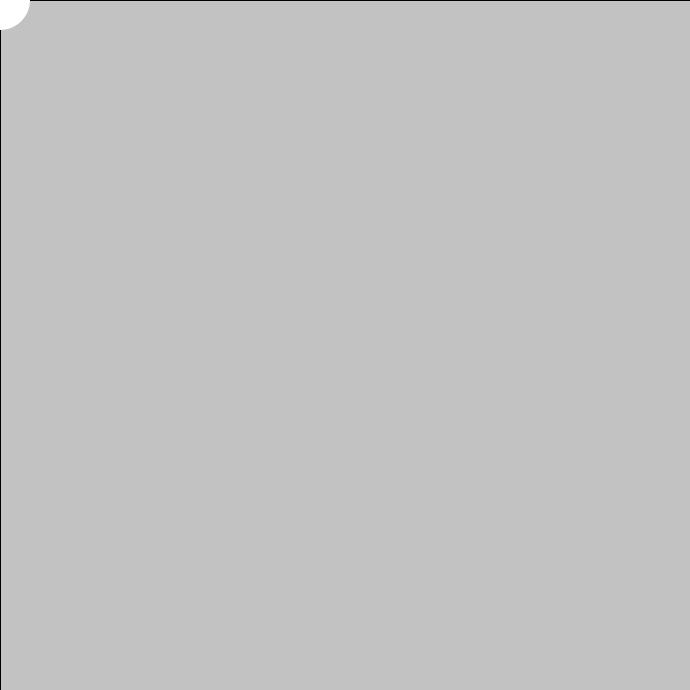
Frame 1 (no input)
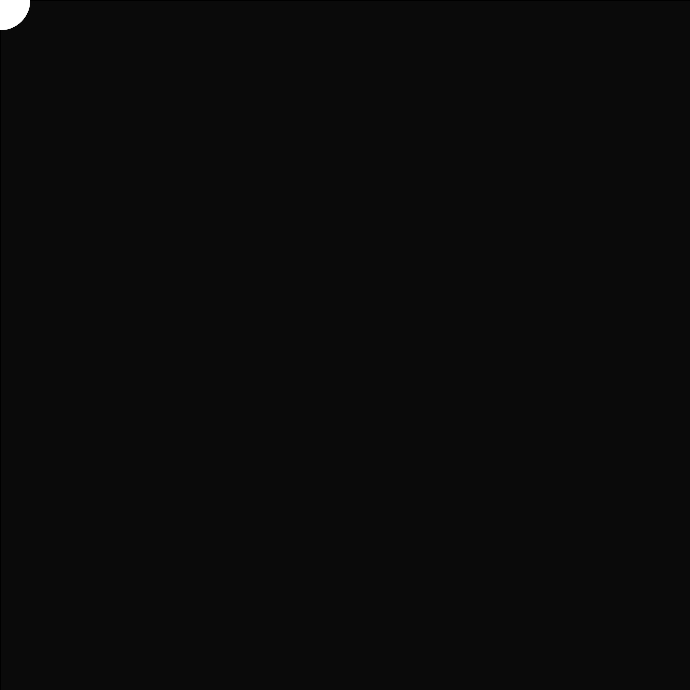
Frame 60 (the mouse pressed at the canvas centre just before this capture)
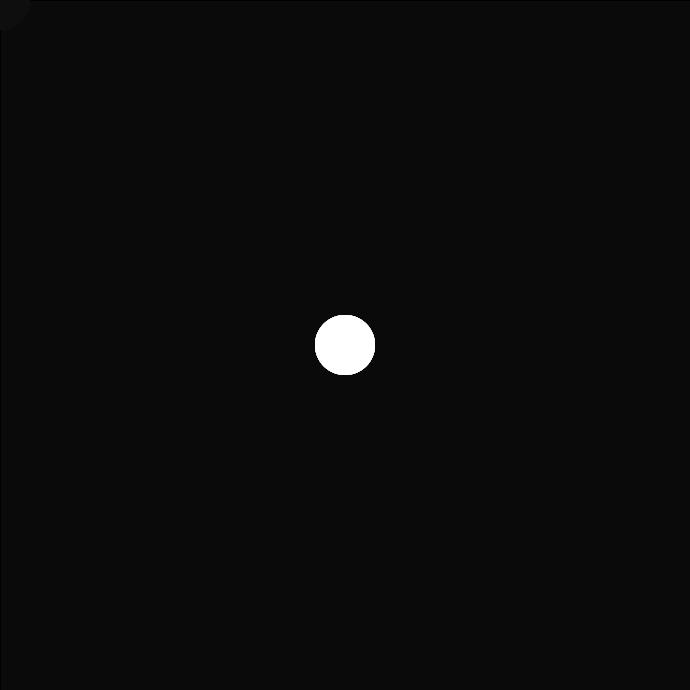
Frame 120 (the mouse held since frame 60 and released just before this capture)

The Processing sketch that drew these frames (run headless with seeded random() and noise(); from frame 60 on, the mouse is pressed at the canvas centre):

// Processing sketch: processing_102992
// ── processing_102992.pde

PGraphics pg;

void setup() {
  size(690, 690);
  pg = createGraphics(400, 200);
}

void draw() {
  fill(0, 12);
  rect(0, 0, width, height);
  fill(255);
  noStroke();
  ellipse(mouseX, mouseY, 60, 60);
  
  pg.beginDraw();
  pg.background(51);
  pg.noFill();
  pg.stroke(255);
  pg.ellipse(mouseX-120, mouseY-60, 60, 60);
  pg.endDraw();
  
  
}
